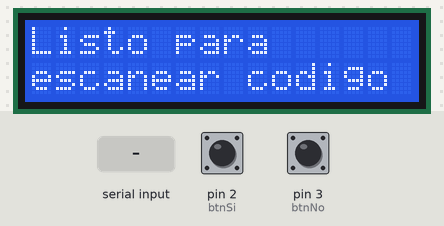
This sketch was run on a simulated Arduino Uno, built with avr-gcc and run on an emulated ATmega328P. Shown: 16×2 character LCD. Inputs (shaded band) come from the test bench; at power-on: pin 3 (btnNo) HIGH, pin 2 (btnSi) HIGH. What the sketch prints to the serial monitor is not drawn.

Above: at 1.2 s.
1.3 s: "R:\n" received over the second serial link
At 2.5 s:
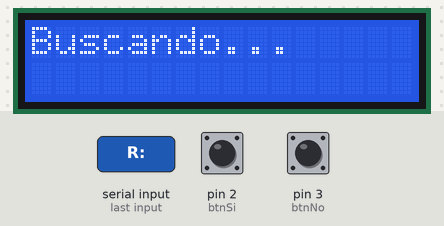
2.8 s: "R:\n" received over Serial
At 3.5 s:
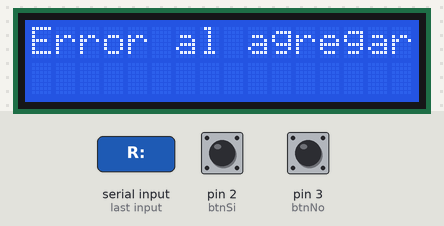
5.8 s: "OK\n" received over the second serial link
At 7.0 s:
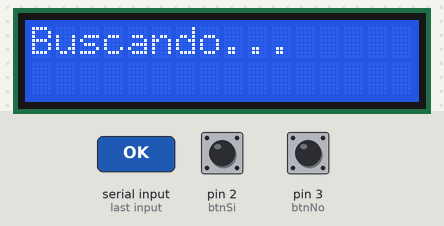
7.3 s: "OK\n" received over Serial
At 8.3 s:
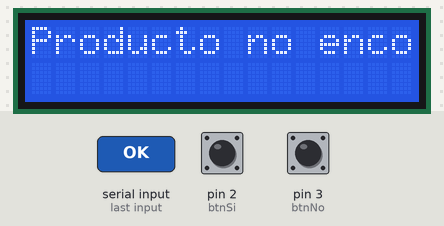
10.3 s: "R:90\n" received over the second serial link
At 10.8 s:
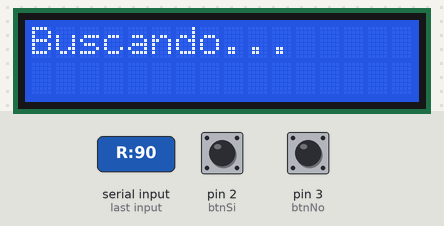
11.8 s: pin 3 (btnNo) pulled LOW for 0.15 s
At 12.9 s:
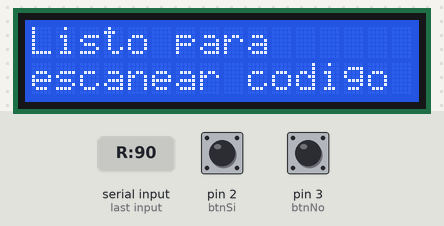
Timing chart, 0 to 14.4 s (numbered marks = the images above; inputs shaded):
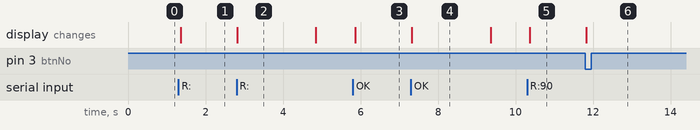

The sketch:

arduino_pruebas.ino
```cpp
#include <SoftwareSerial.h>
#include <Wire.h>
#include <LiquidCrystal_I2C.h>

SoftwareSerial scannerSerial(A0, A1);
LiquidCrystal_I2C lcd(0x27, 16, 2);

const int btnSi = 2;
const int btnNo = 3;
const int btnNumeros[10] = {4, 5, 6, 7, 8, 9, 10, 11, 12, 13};

String barcode = "";
unsigned long lastCharTime = 0;
const unsigned long charTimeout = 50;

String nombreProducto = "";
float precioProducto = 0.0;
bool esperandoRespuesta = false;

String inputBuffer = "";

bool ingresandoCantidad = false;
String cantidadBuffer = "";
String codigoActual = "";

void setup() {
  Serial.begin(9600);
  scannerSerial.begin(9600);

  lcd.init();
  lcd.backlight();
  inicializarPines();
  mostrarInicio();

  Serial.println("Sistema iniciado");
}

void loop() {
  if (!ingresandoCantidad) {
    manejarLecturaCodigoBarras();
  } else {
    manejarIngresoNumerico();
  }

  manejarBotonSi();
  manejarBotonNo();
  manejarRespuestaESP();
}

void inicializarPines() {
  pinMode(btnSi, INPUT_PULLUP);
  pinMode(btnNo, INPUT_PULLUP);
  for (int i = 0; i < 10; i++) {
    pinMode(btnNumeros[i], INPUT_PULLUP);
  }
}

void manejarLecturaCodigoBarras() {
  if (scannerSerial.available()) {
    char c = scannerSerial.read();
    if (c != '\n' && c != '\r') {
      barcode += c;
      lastCharTime = millis();
    }
  }

  if (barcode.length() > 0 && (millis() - lastCharTime > charTimeout)) {
    procesarCodigo(barcode);
    barcode = "";
  }
}

void manejarIngresoNumerico() {
  for (int i = 0; i < 10; i++) {
    if (digitalRead(btnNumeros[i]) == LOW) {
      if (cantidadBuffer.length() < 3) {
        cantidadBuffer += String(i);
        actualizarLCDCantidad();
      }
      delay(200);
    }
  }
}

void manejarBotonSi() {
  if (digitalRead(btnSi) == LOW) {
    if (!ingresandoCantidad && nombreProducto.length() > 0) {
      iniciarIngresoCantidad();
    } else if (ingresandoCantidad) {
      finalizarIngresoCantidad();
    } else if (inputBuffer.length() > 0) {
      procesarCodigo(inputBuffer);
      inputBuffer = "";
    }
    delay(200);
  }
}

void manejarBotonNo() {
  if (digitalRead(btnNo) == LOW) {
    if (ingresandoCantidad) {
      cantidadBuffer = "";
      actualizarLCDCantidad();
    } else {
      mostrarInicio();
      inputBuffer = "";
    }
    delay(200);
  }
}

void manejarRespuestaESP() {
  if (Serial.available() && esperandoRespuesta) {
    String response = Serial.readStringUntil('\n');
    procesarRespuestaESP(response);
    esperandoRespuesta = false;
  }
}

void procesarCodigo(String codigo) {
  codigoActual = codigo;
  mostrarMensajeTemporario("Buscando...", 0);
  Serial.println("B:" + codigo);
  esperandoRespuesta = true;
}

void procesarRespuestaESP(String response) {
  if (response.startsWith("R:")) {
    if (response.substring(2) == "OK") {
      mostrarMensajeTemporario("Agregado al carrito", 2000);
    } else {
      mostrarMensajeTemporario("Error al agregar", 2000);
    }
    return;
  }

  int separatorIndex = response.indexOf('|');
  if (separatorIndex != -1 && response.startsWith("N:")) {
    nombreProducto = response.substring(2, separatorIndex);
    precioProducto = response.substring(separatorIndex + 3).toFloat();
    actualizarLCD();
  } else {
    mostrarMensajeTemporario("Producto no encontrado", 2000);
  }
}

void iniciarIngresoCantidad() {
  ingresandoCantidad = true;
  cantidadBuffer = "";
  actualizarLCDCantidad();
}

void finalizarIngresoCantidad() {
  if (cantidadBuffer.length() > 0) {
    Serial.println("C:" + codigoActual + "|" + cantidadBuffer);
    esperandoRespuesta = true;
    mostrarMensajeTemporario("Agregando...", 0);
  } else {
    mostrarMensajeTemporario("Cantidad invalida", 2000);
  }
  ingresandoCantidad = false;
  cantidadBuffer = "";
}

void actualizarLCD() {
  lcd.clear();
  if (nombreProducto.length() > 0) {
    lcd.setCursor(0, 0);
    lcd.print(nombreProducto.substring(0, 16));
    lcd.setCursor(0, 1);
    lcd.print("$" + String(precioProducto, 2) + " Agregar?");
  } else if (inputBuffer.length() > 0) {
    lcd.setCursor(0, 0);
    lcd.print("Codigo:");
    lcd.setCursor(0, 1);
    lcd.print(inputBuffer);
  } else {
    mostrarInicio();
  }
}

void actualizarLCDCantidad() {
  lcd.clear();
  lcd.setCursor(0, 0);
  lcd.print("Cantidad:");
  lcd.setCursor(0, 1);
  lcd.print(cantidadBuffer + " Unidades");
}

void mostrarInicio() {
  lcd.clear();
  lcd.setCursor(0, 0);
  lcd.print("Listo para");
  lcd.setCursor(0, 1);
  lcd.print("escanear codigo");
}

void mostrarMensajeTemporario(String mensaje, int duracion) {
  lcd.clear();
  lcd.setCursor(0, 0);
  lcd.print(mensaje);
  if (duracion > 0) {
    delay(duracion);
    mostrarInicio();
  }
}
```

Measured:
- after the input at 1.3 s, the display: changes after 0.07 s (image 1)
- after the input at 2.8 s, the display: changes at once (image 2)
- after the input at 5.8 s, the display: changes after 0.06 s (image 3)
- after the input at 7.3 s, the display: changes at once (image 4)
- after the input at 10.3 s, the display: changes after 0.07 s (image 5)
- after the input at 11.8 s, the display: changes at once (image 6)
- what the display in image 2 shows lasts 2.0 s, from 2.8 s to 4.8 s
